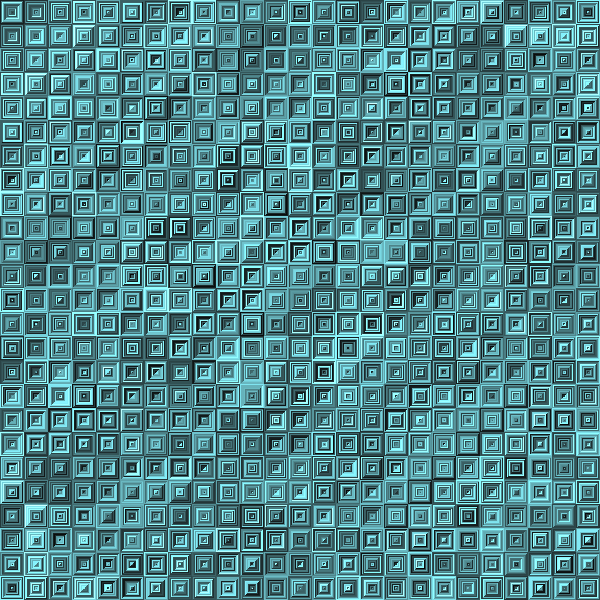
Frame 1 (no input)
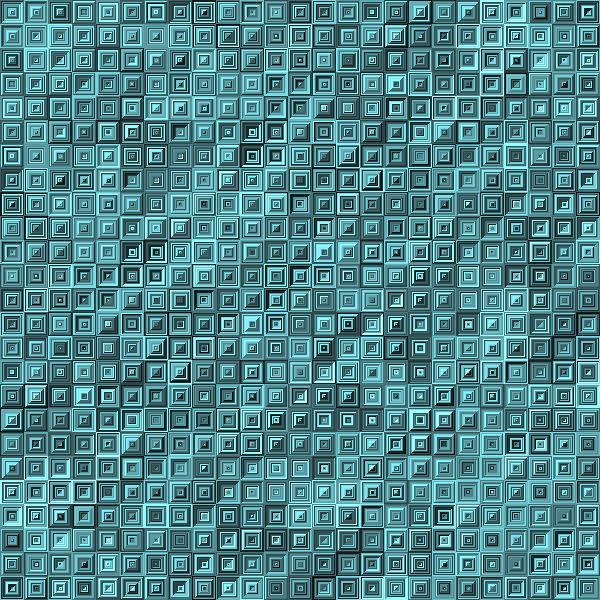
Frame 60 (the mouse pressed at the canvas centre just before this capture)
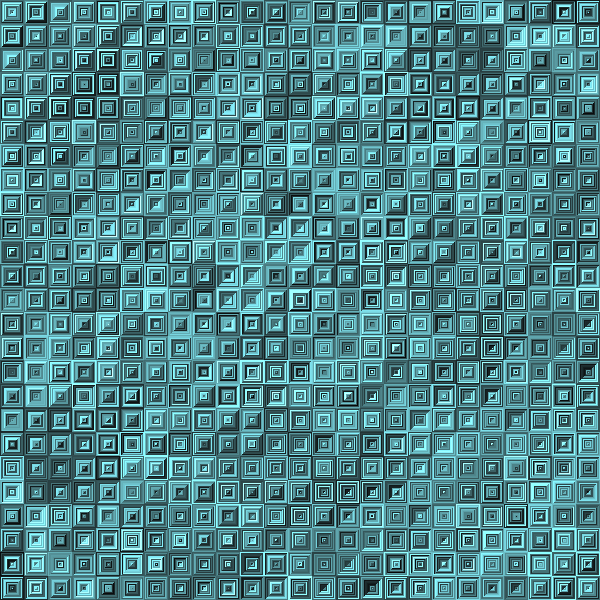
Frame 120 (the mouse held since frame 60 and released just before this capture)

The Processing sketch that drew these frames (run headless with seeded random() and noise(); from frame 60 on, the mouse is pressed at the canvas centre):

// Processing sketch: rectangles
// ── rectangles.pde
/*
Coded by Kof @ 
Fri Apr  4 23:19:39 CEST 2014



   ,dPYb,                  ,dPYb,
   IP'`Yb                  IP'`Yb
   I8  8I                  I8  8I
   I8  8bgg,               I8  8'
   I8 dP" "8    ,ggggg,    I8 dP
   I8d8bggP"   dP"  "Y8ggg I8dP
   I8P' "Yb,  i8'    ,8I   I8P
  ,d8    `Yb,,d8,   ,d8'  ,d8b,_
  88P      Y8P"Y8888P"    PI8"8888
                           I8 `8,
                           I8  `8,
                           I8   8I
                           I8   8I
                           I8, ,8'
                            "Y8P'
*/

float SPEED = 8.17;
float STEP = 110.33;
float SPREAD = 10013.97;

//////////////////////////////////////

ArrayList modulars;
int SIZE = 24;

//////////////////////////////////////

void setup(){

  size(600,600);

  modulars = new ArrayList();

  for(int y =0 ; y < height;y+=SIZE){
    for(int x =0 ; x < width;x+=SIZE){
      modulars.add(new Modular(x,y,SIZE));
    }
  }

  frameRate(30);
  noSmooth();


}


void draw(){

  for(Object o: modulars){
    Modular m = (Modular)o;
    m.draw();
  }
}


//////////////////////////////////////


class Modular{

  PGraphics img;
  int x,y,w,h;
  float cset[];

  Modular(int _x,int _y,int _d){

    x = _x;
    y = _y;

    w = _d;
    h = _d;

    cset = new float[w>=h?w:h];
    img = createGraphics(w,h,JAVA2D);

    fillColors();


  }

  void fillColors(){
    
    float d = dist(x+w/2,y+h/2,mouseX,mouseY);
    for(int i = 0 ;  i < cset.length;i++){
      // magic oneliner
      
      cset[i] = 255*(pow((noise(d/100.0+i*10.0+frameCount/10.0+((int)x^(int)y))),1.6));//+(frameCount/SPEED+i*STEP+modulars.indexOf(this)*SPREAD))*2.0-0.6);
      cset[i] = constrain(cset[i],0,255);
    }
    regenerate();

  }

  void regenerate(){
    img.beginDraw();
    img.noSmooth();
    img.rectMode(CENTER);
    img.noFill();
    for(int i = 0 ; i < w;i++){
      img.stroke(cset[i],pow(cset[i],1.12),pow(cset[i],1.13));
      img.rect(w/2,h/2,i,i);
    }
    img.endDraw();
  }


  void draw(){
    fillColors();
    image(img,x,y);
  }
}
